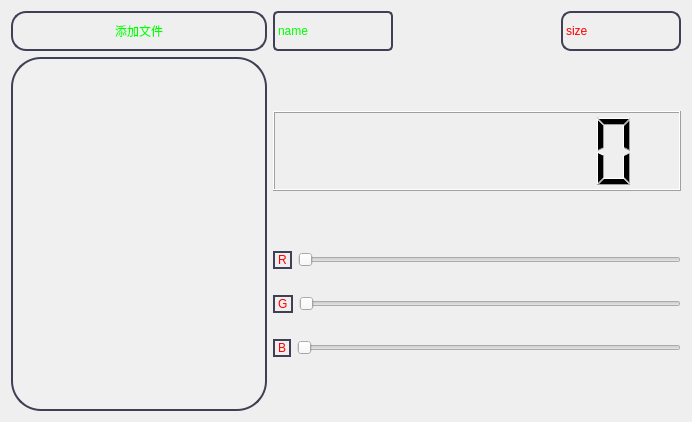
<?xml version="1.0" encoding="UTF-8"?>
<ui version="4.0">
 <class>HomeW</class>
 <widget class="QMainWindow" name="HomeW">
  <property name="geometry">
   <rect>
    <x>0</x>
    <y>0</y>
    <width>692</width>
    <height>422</height>
   </rect>
  </property>
  <property name="windowTitle">
   <string>HomeW</string>
  </property>
  <property name="styleSheet">
   <string notr="true">QPushButton{
	color:#ff0000;
	border-radius:15px;
	border-color:#0000ff;
	border:2px solid #3f3f55;

}

QLabel{
	color:#ff0000;
	border-radius:10px;
	border-color:#0000ff;
	border:2px solid #3f3f55;
}

QListWidget{
	color:#ff0000;
	border-radius:30px;
	border-color:#0000ff;
	border:2px solid #3f3f55;
	background-color: rgb(240, 240, 240);
}

QPushButton#addBt{
	color:#00ff00;
}</string>
  </property>
  <widget class="QWidget" name="centralWidget">
   <layout class="QGridLayout" name="gridLayout">
    <item row="0" column="0">
     <layout class="QHBoxLayout" name="horizontalLayout_5">
      <item>
       <layout class="QVBoxLayout" name="verticalLayout">
        <item>
         <widget class="QPushButton" name="addBt">
          <property name="sizePolicy">
           <sizepolicy hsizetype="Minimum" vsizetype="Fixed">
            <horstretch>0</horstretch>
            <verstretch>0</verstretch>
           </sizepolicy>
          </property>
          <property name="minimumSize">
           <size>
            <width>0</width>
            <height>40</height>
           </size>
          </property>
          <property name="text">
           <string>添加文件</string>
          </property>
         </widget>
        </item>
        <item>
         <widget class="QListWidget" name="listWidget">
          <property name="sizePolicy">
           <sizepolicy hsizetype="Fixed" vsizetype="Expanding">
            <horstretch>0</horstretch>
            <verstretch>0</verstretch>
           </sizepolicy>
          </property>
         </widget>
        </item>
       </layout>
      </item>
      <item>
       <layout class="QVBoxLayout" name="verticalLayout_3">
        <item>
         <layout class="QHBoxLayout" name="horizontalLayout">
          <item>
           <widget class="QLabel" name="nameLabel">
            <property name="minimumSize">
             <size>
              <width>120</width>
              <height>40</height>
             </size>
            </property>
            <property name="styleSheet">
             <string notr="true">color:#00ff00;
border-radius:5px;
border-color:#0000ff;
border:2px solid #3f3f55;</string>
            </property>
            <property name="text">
             <string>name</string>
            </property>
           </widget>
          </item>
          <item>
           <spacer name="horizontalSpacer">
            <property name="orientation">
             <enum>Qt::Horizontal</enum>
            </property>
            <property name="sizeHint" stdset="0">
             <size>
              <width>40</width>
              <height>20</height>
             </size>
            </property>
           </spacer>
          </item>
          <item>
           <widget class="QLabel" name="sizeLabel">
            <property name="minimumSize">
             <size>
              <width>120</width>
              <height>40</height>
             </size>
            </property>
            <property name="text">
             <string>size</string>
            </property>
           </widget>
          </item>
         </layout>
        </item>
        <item>
         <spacer name="verticalSpacer">
          <property name="orientation">
           <enum>Qt::Vertical</enum>
          </property>
          <property name="sizeHint" stdset="0">
           <size>
            <width>20</width>
            <height>40</height>
           </size>
          </property>
         </spacer>
        </item>
        <item>
         <widget class="QLCDNumber" name="lcdNumber">
          <property name="minimumSize">
           <size>
            <width>0</width>
            <height>80</height>
           </size>
          </property>
          <property name="digitCount">
           <number>8</number>
          </property>
         </widget>
        </item>
        <item>
         <spacer name="verticalSpacer_2">
          <property name="orientation">
           <enum>Qt::Vertical</enum>
          </property>
          <property name="sizeHint" stdset="0">
           <size>
            <width>20</width>
            <height>40</height>
           </size>
          </property>
         </spacer>
        </item>
        <item>
         <layout class="QVBoxLayout" name="verticalLayout_2">
          <item>
           <layout class="QHBoxLayout" name="horizontalLayout_2">
            <item>
             <widget class="QLabel" name="label_3">
              <property name="text">
               <string>R</string>
              </property>
             </widget>
            </item>
            <item>
             <widget class="QSlider" name="redSd">
              <property name="orientation">
               <enum>Qt::Horizontal</enum>
              </property>
             </widget>
            </item>
           </layout>
          </item>
          <item>
           <spacer name="verticalSpacer_4">
            <property name="orientation">
             <enum>Qt::Vertical</enum>
            </property>
            <property name="sizeType">
             <enum>QSizePolicy::Maximum</enum>
            </property>
            <property name="sizeHint" stdset="0">
             <size>
              <width>20</width>
              <height>20</height>
             </size>
            </property>
           </spacer>
          </item>
          <item>
           <layout class="QHBoxLayout" name="horizontalLayout_3">
            <item>
             <widget class="QLabel" name="label_4">
              <property name="text">
               <string>G</string>
              </property>
             </widget>
            </item>
            <item>
             <widget class="QSlider" name="greenSd">
              <property name="orientation">
               <enum>Qt::Horizontal</enum>
              </property>
             </widget>
            </item>
           </layout>
          </item>
          <item>
           <spacer name="verticalSpacer_5">
            <property name="orientation">
             <enum>Qt::Vertical</enum>
            </property>
            <property name="sizeType">
             <enum>QSizePolicy::Maximum</enum>
            </property>
            <property name="sizeHint" stdset="0">
             <size>
              <width>20</width>
              <height>20</height>
             </size>
            </property>
           </spacer>
          </item>
          <item>
           <layout class="QHBoxLayout" name="horizontalLayout_4">
            <item>
             <widget class="QLabel" name="label_5">
              <property name="text">
               <string>B</string>
              </property>
             </widget>
            </item>
            <item>
             <widget class="QSlider" name="blueSd">
              <property name="orientation">
               <enum>Qt::Horizontal</enum>
              </property>
             </widget>
            </item>
           </layout>
          </item>
         </layout>
        </item>
        <item>
         <spacer name="verticalSpacer_3">
          <property name="orientation">
           <enum>Qt::Vertical</enum>
          </property>
          <property name="sizeHint" stdset="0">
           <size>
            <width>20</width>
            <height>40</height>
           </size>
          </property>
         </spacer>
        </item>
       </layout>
      </item>
     </layout>
    </item>
   </layout>
  </widget>
 </widget>
 <layoutdefault spacing="6" margin="11"/>
 <resources/>
 <connections/>
</ui>
